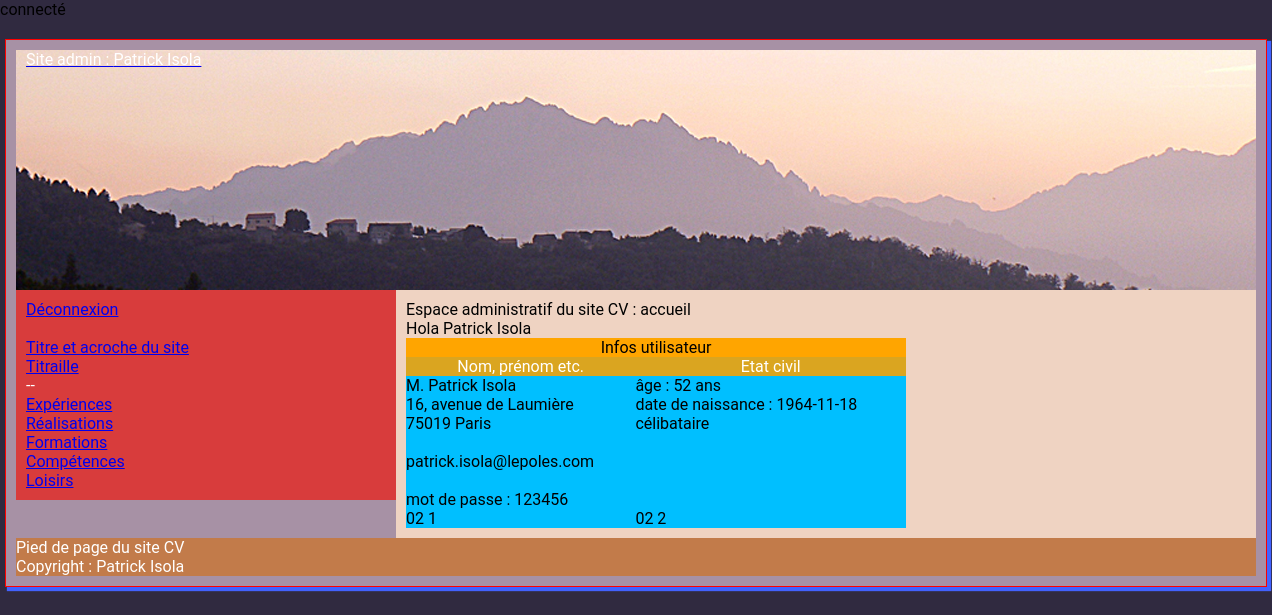
The page /admin/utilisateurs.php (signed in) on the database its author committed.
### tables this page shows
CREATE TABLE IF NOT EXISTS `t_utilisateurs` (
  `id_utilisateur` int(11) NOT NULL AUTO_INCREMENT,
  `prenom` varchar(25) NOT NULL,
  `nom` varchar(25) NOT NULL,
  `email` varchar(50) NOT NULL,
  `telephone` varchar(20) NOT NULL COMMENT 'varchar car 0 n''est pas un entier',
  `mdp` varchar(13) NOT NULL,
  `pseudo` varchar(13) NOT NULL,
  `avatar` varchar(13) NOT NULL,
  `age` smallint(5) NOT NULL,
  `date_naissance` date NOT NULL,
  `sexe` enum('Femme','Homme') NOT NULL,
  `etat_civil` enum('M.','Mme') NOT NULL,
  `statut_marital` varchar(13) NOT NULL,
  `adresse` text NOT NULL,
  `code_postal` varchar(5) NOT NULL,
  `ville` varchar(20) NOT NULL,
  `pays` varchar(25) NOT NULL,
  `note` varchar(20) NOT NULL,
  PRIMARY KEY (`id_utilisateur`)
);

### admin/utilisateurs.php (the view, shortened to what this page needs)
<?php require '../connexion/connexion.php' ?>
<!DOCTYPE html>
<html lang="fr">
<head>
        <?php
            $sql = $pdoCV->query(" SELECT * FROM t_utilisateurs WHERE id_utilisateur ='1' ");
            $ligne = $sql->fetch();
        ?>
    <link type="text/css" href="../css/style_admin.css" rel="stylesheet">
</head>
<body>
    <div id="enveloppe">
    <header>
        <?php include ("admin_en_tete.php"); ?>
    </header>
    <div id="menu">
        <?php include ("admin_menu.php"); ?>
    </div>
    <div id="contenuPrincipal">
        <h1>Espace administratif du site CV : accueil</h1>
    <?php
    echo '<p>Hola '.$ligne['prenom'].' '.$ligne['nom'].'<br>
    <img src="../img/" alt="">
    </p>';
    ?>
    <table width="500px" border="1">
        <caption>Infos utilisateur</caption>
        <thead>
            <th>Nom, prénom etc.</th>
            <th>Etat civil</th>
        </thead>
        <tr>
            <td>
                <?php echo '<p>'.$ligne['etat_civil'].' '.$ligne['prenom'].' '.$ligne['nom'].'<br>
                '.$ligne['adresse'].'<br>'.$ligne['code_postal'].' '.$ligne['ville'].'<br><br> '.$ligne['email'].' <br><br> mot de passe : '.$ligne['mdp'].'
                </p>'; ?>
            </td>
            <td>
                <?php echo '<p>âge : '.$ligne['age'].' ans<br>date de naissance : '.$ligne['date_naissance'].'<br>
            '.$ligne['statut_marital'].'<br></p>'; ?>
            </td>
        </tr>
        <tr>
            <td>
                02 1
            </td>
            <td>
                02 2
            </td>
        </tr>
    </table>
        </div>
    <footer>
    <?php include ("admin_footer.php"); ?>
    </footer>
    </div>
</body>
</html>

### css/style_admin.css (style rules this page uses)
html, body, div, span, applet, object, iframe, h1, h2, h3, h4, h5, h6, p, blockquote, pre, a, abbr, acronym, address, big, cite, code, del, dfn, em, img, ins, kbd, q, s, samp, small, strike, strong, sub, sup, tt, var, b, u, i, center, dl, dt, dd, ol, ul, li, fieldset, form, label, legend, table, caption, tbody, tfoot, thead, tr, th, td, article, aside, canvas, details, embed, figure, figcaption, footer, header, hgroup, menu, nav, output, ruby, section, summary, time, mark, audio, video { margin: 0; padding: 0; border: 0; font-size: 100%; font: inherit; vertical-align: baseline; }
HTML5 display-role reset for older browsers article, aside, details, figcaption, figure, footer, header, hgroup, menu, nav, section { display: block; }
body { line-height: 1; }
table { border-collapse: collapse; border-spacing: 0; }
body { margin: auto; font: 1em Roboto, sans-serif; background-color: #302A40; }
header { background: url(../img/popolasca.jpg) center center no-repeat; height:240px; margin-top: 10px; margin-right: 10px; margin-left: 10px; }
#enveloppe { width: 1260px; margin-right: auto; margin-left: auto; margin-top: 20px; background-color: #A791A5; border: 1px solid red; -webkit-box-shadow: 3px 3px 1px 1px #4262FF; box-shadow: 3px 3px 1px 1px #4262FF; }
#menu { color: #fff; width: 360px; background-color: #d83c3c; float: left; margin-left: 10px; padding: 10px; }
#contenuPrincipal { width: 840px; background-color: #EFD3C2; float: right; margin-right: 10px; padding: 10px; }
footer { margin-right: 10px; margin-left: 10px; margin-bottom: 10px; color:white; background: #C27B4A; }
table { background-color: deepskyblue; }
caption { background:orange; }
thead { background: red; color: white; }
th { background-color: goldenrod; color: white; }

### rows shown on the page
t_utilisateurs: prenom "Patrick", nom "Isola", etat_civil "M.", adresse "16, avenue de Laumière", code_postal "75019", ville "Paris", email "patrick.isola@lepoles.com", mdp "123456", age "52", date_naissance "1964-11-18", statut_marital "célibataire"

### other values the page prints
$prenom "Patrick"
$nom "Isola"
